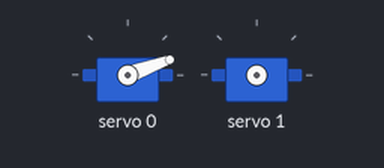
A sketch run on a simulated Arduino Uno, built with avr-gcc and run on an emulated ATmega328P. Parts: 2 × servo. What the sketch prints to the serial monitor is not drawn.

Above: at 0.05 s.
At 4.75 s:
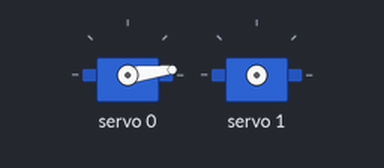
At 7.0 s:
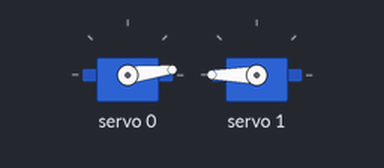
At 9.3 s:
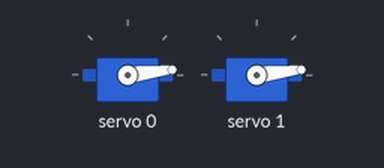
Timing chart, 0 to 12.2 s (numbered marks = the images above):
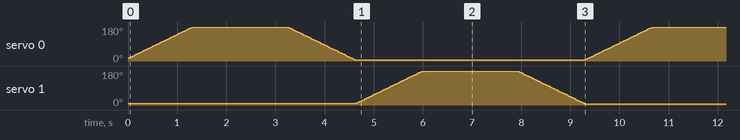

The sketch:

Streering.ino
```cpp
/*servo motor driver board control
 * https://srituhobby.com
 */

#include <Wire.h>
#include <Adafruit_PWMServoDriver.h>

Adafruit_PWMServoDriver srituhobby = Adafruit_PWMServoDriver();

#define servoMIN 150
#define servoMAX 900

byte servo = 0;

void setup() {
  Serial.begin(9600);
  srituhobby.begin();
  srituhobby.setPWMFreq(60);
}

void loop() {

  for (int pulse = servoMIN; pulse < servoMAX; pulse++) {
    srituhobby.setPWM(servo, 0, pulse);
    Serial.println(servo);
  }
  delay(10);

  for (int pulse = servoMAX; pulse > servoMIN; pulse--) {
    srituhobby.setPWM(servo, 0, pulse);
    Serial.println(servo);
  }
  delay(10);

  servo++;
  if (servo > 1) {
    servo = 0;
  }
}

//What is the min and max servo value that I can give to this code?

//#include <Wire.h>
//#include <Adafruit_PWMServoDriver.h>
//
//// Initialize PCA9685
//Adafruit_PWMServoDriver pwm = Adafruit_PWMServoDriver();
//
//// Define PWM pulse range for the ESC
//#define PWM_MIN 150  // 1 ms pulse width (minimum throttle)
//#define PWM_MAX 400  // 2 ms pulse width (maximum throttle)
//#define PWM_NEUTRAL 175 // 1.5 ms pulse width (neutral)
//
//#define MOTOR_CHANNEL 2 // Connect motor ESC signal wire to PCA9685 channel 0
//
//void setup() {
//  Serial.begin(9600);
//  pwm.begin();
//
//  // Set PWM frequency to 50 Hz
//  pwm.setPWMFreq(60);
//
//  // Set ESC to neutral position
//  pwm.setPWM(MOTOR_CHANNEL, 0, PWM_NEUTRAL);
//  delay(2000); // Give the ESC time to initialize
//  Serial.println("ESC initialized to neutral.");
//}
//
//void loop() {
//  // Gradually increase motor speed
//  for (int pulse = PWM_NEUTRAL; pulse <= PWM_MAX; pulse += 10) {
//    pwm.setPWM(MOTOR_CHANNEL, 0, pulse);
//    Serial.print("Throttle: ");
//    Serial.println(pulse);
//    delay(10); // Adjust delay to control ramp-up speed
//  }
//
//  // Hold maximum throttle for 2 seconds
//  delay(2000);
//
//  // Gradually decrease motor speed
//  for (int pulse = PWM_MAX; pulse >= PWM_NEUTRAL; pulse -= 10) {
//    pwm.setPWM(MOTOR_CHANNEL, 0, pulse);
//    Serial.print("Throttle: ");
//    Serial.println(pulse);
//    delay(10); // Adjust delay to control ramp-down speed
//  }
//
//  // Hold neutral position for 2 seconds
//  delay(2000);
//}
```
